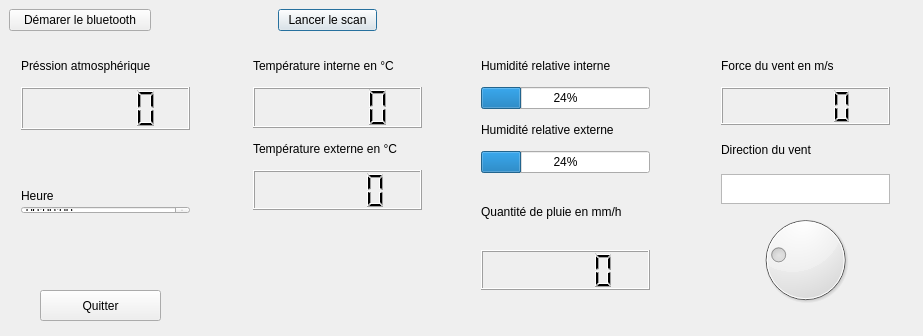
<?xml version="1.0" encoding="UTF-8"?>
<ui version="4.0">
 <class>Dialog</class>
 <widget class="QDialog" name="Dialog">
  <property name="geometry">
   <rect>
    <x>0</x>
    <y>0</y>
    <width>923</width>
    <height>336</height>
   </rect>
  </property>
  <property name="windowTitle">
   <string>Station météo</string>
  </property>
  <widget class="QPushButton" name="ScanButton">
   <property name="geometry">
    <rect>
     <x>278</x>
     <y>9</y>
     <width>99</width>
     <height>22</height>
    </rect>
   </property>
   <property name="text">
    <string>Lancer le scan</string>
   </property>
  </widget>
  <widget class="QWidget" name="verticalLayoutWidget">
   <property name="geometry">
    <rect>
     <x>242</x>
     <y>40</y>
     <width>191</width>
     <height>181</height>
    </rect>
   </property>
   <layout class="QVBoxLayout" name="verticalLayout">
    <item>
     <widget class="QLabel" name="label_2">
      <property name="maximumSize">
       <size>
        <width>200</width>
        <height>30</height>
       </size>
      </property>
      <property name="text">
       <string>Température interne en °C</string>
      </property>
     </widget>
    </item>
    <item>
     <widget class="QLCDNumber" name="lcdTempInt">
      <property name="maximumSize">
       <size>
        <width>16777215</width>
        <height>50</height>
       </size>
      </property>
     </widget>
    </item>
    <item>
     <widget class="QLabel" name="label_3">
      <property name="maximumSize">
       <size>
        <width>16777215</width>
        <height>30</height>
       </size>
      </property>
      <property name="text">
       <string>Température externe en °C</string>
      </property>
     </widget>
    </item>
    <item>
     <widget class="QLCDNumber" name="lcdTempExt">
      <property name="maximumSize">
       <size>
        <width>16777215</width>
        <height>50</height>
       </size>
      </property>
     </widget>
    </item>
   </layout>
  </widget>
  <widget class="QWidget" name="verticalLayoutWidget_2">
   <property name="geometry">
    <rect>
     <x>10</x>
     <y>40</y>
     <width>191</width>
     <height>101</height>
    </rect>
   </property>
   <layout class="QVBoxLayout" name="verticalLayout_2">
    <item>
     <widget class="QLabel" name="label">
      <property name="maximumSize">
       <size>
        <width>16777215</width>
        <height>30</height>
       </size>
      </property>
      <property name="text">
       <string>Préssion atmosphérique</string>
      </property>
     </widget>
    </item>
    <item>
     <widget class="QLCDNumber" name="lcdPression">
      <property name="maximumSize">
       <size>
        <width>16777215</width>
        <height>50</height>
       </size>
      </property>
     </widget>
    </item>
   </layout>
  </widget>
  <widget class="QPushButton" name="BluetoothButton">
   <property name="geometry">
    <rect>
     <x>9</x>
     <y>9</y>
     <width>142</width>
     <height>22</height>
    </rect>
   </property>
   <property name="text">
    <string>Démarer le bluetooth</string>
   </property>
  </widget>
  <widget class="QWidget" name="verticalLayoutWidget_3">
   <property name="geometry">
    <rect>
     <x>10</x>
     <y>180</y>
     <width>191</width>
     <height>45</height>
    </rect>
   </property>
   <layout class="QVBoxLayout" name="verticalLayout_3">
    <item>
     <widget class="QLabel" name="label_4">
      <property name="maximumSize">
       <size>
        <width>16777215</width>
        <height>30</height>
       </size>
      </property>
      <property name="text">
       <string>Heure</string>
      </property>
     </widget>
    </item>
    <item>
     <widget class="QTimeEdit" name="timeEdit">
      <property name="maximumSize">
       <size>
        <width>16777215</width>
        <height>50</height>
       </size>
      </property>
      <property name="readOnly">
       <bool>true</bool>
      </property>
     </widget>
    </item>
   </layout>
  </widget>
  <widget class="QWidget" name="verticalLayoutWidget_4">
   <property name="geometry">
    <rect>
     <x>470</x>
     <y>40</y>
     <width>191</width>
     <height>261</height>
    </rect>
   </property>
   <layout class="QVBoxLayout" name="verticalLayout_4">
    <item>
     <widget class="QLabel" name="label_5">
      <property name="maximumSize">
       <size>
        <width>16777215</width>
        <height>30</height>
       </size>
      </property>
      <property name="text">
       <string>Humidité relative interne</string>
      </property>
     </widget>
    </item>
    <item>
     <widget class="QProgressBar" name="progressBarHRI">
      <property name="value">
       <number>24</number>
      </property>
     </widget>
    </item>
    <item>
     <widget class="QLabel" name="label_6">
      <property name="maximumSize">
       <size>
        <width>16777215</width>
        <height>30</height>
       </size>
      </property>
      <property name="text">
       <string>Humidité relative externe</string>
      </property>
     </widget>
    </item>
    <item>
     <widget class="QProgressBar" name="progressBarHRE">
      <property name="value">
       <number>24</number>
      </property>
     </widget>
    </item>
    <item>
     <widget class="QLabel" name="label_7">
      <property name="text">
       <string>Quantité de pluie en mm/h</string>
      </property>
     </widget>
    </item>
    <item>
     <widget class="QLCDNumber" name="lcdPluie">
      <property name="maximumSize">
       <size>
        <width>16777215</width>
        <height>40</height>
       </size>
      </property>
     </widget>
    </item>
   </layout>
  </widget>
  <widget class="QWidget" name="verticalLayoutWidget_5">
   <property name="geometry">
    <rect>
     <x>710</x>
     <y>40</y>
     <width>191</width>
     <height>281</height>
    </rect>
   </property>
   <layout class="QVBoxLayout" name="verticalLayout_5">
    <item>
     <widget class="QLabel" name="label_8">
      <property name="maximumSize">
       <size>
        <width>16777215</width>
        <height>30</height>
       </size>
      </property>
      <property name="text">
       <string>Force du vent en m/s</string>
      </property>
     </widget>
    </item>
    <item>
     <layout class="QGridLayout" name="gridLayout">
      <item row="0" column="0">
       <widget class="QLCDNumber" name="lcdVent">
        <property name="maximumSize">
         <size>
          <width>16777215</width>
          <height>50</height>
         </size>
        </property>
       </widget>
      </item>
     </layout>
    </item>
    <item>
     <widget class="QLabel" name="label_9">
      <property name="text">
       <string>Direction du vent</string>
      </property>
     </widget>
    </item>
    <item>
     <widget class="QTextEdit" name="textEdit">
      <property name="maximumSize">
       <size>
        <width>16777215</width>
        <height>30</height>
       </size>
      </property>
      <property name="readOnly">
       <bool>true</bool>
      </property>
     </widget>
    </item>
    <item>
     <widget class="QDial" name="dial">
      <property name="enabled">
       <bool>true</bool>
      </property>
      <property name="layoutDirection">
       <enum>Qt::LeftToRight</enum>
      </property>
      <property name="minimum">
       <number>0</number>
      </property>
      <property name="maximum">
       <number>360</number>
      </property>
      <property name="value">
       <number>85</number>
      </property>
      <property name="sliderPosition">
       <number>85</number>
      </property>
      <property name="tracking">
       <bool>false</bool>
      </property>
      <property name="orientation">
       <enum>Qt::Vertical</enum>
      </property>
     </widget>
    </item>
   </layout>
  </widget>
  <widget class="QPushButton" name="pushButton_3">
   <property name="geometry">
    <rect>
     <x>40</x>
     <y>290</y>
     <width>121</width>
     <height>31</height>
    </rect>
   </property>
   <property name="text">
    <string>Quitter</string>
   </property>
  </widget>
 </widget>
 <layoutdefault spacing="6" margin="11"/>
 <resources/>
 <connections>
  <connection>
   <sender>pushButton_3</sender>
   <signal>clicked()</signal>
   <receiver>Dialog</receiver>
   <slot>reject()</slot>
   <hints>
    <hint type="sourcelabel">
     <x>877</x>
     <y>603</y>
    </hint>
    <hint type="destinationlabel">
     <x>895</x>
     <y>603</y>
    </hint>
   </hints>
  </connection>
 </connections>
</ui>
